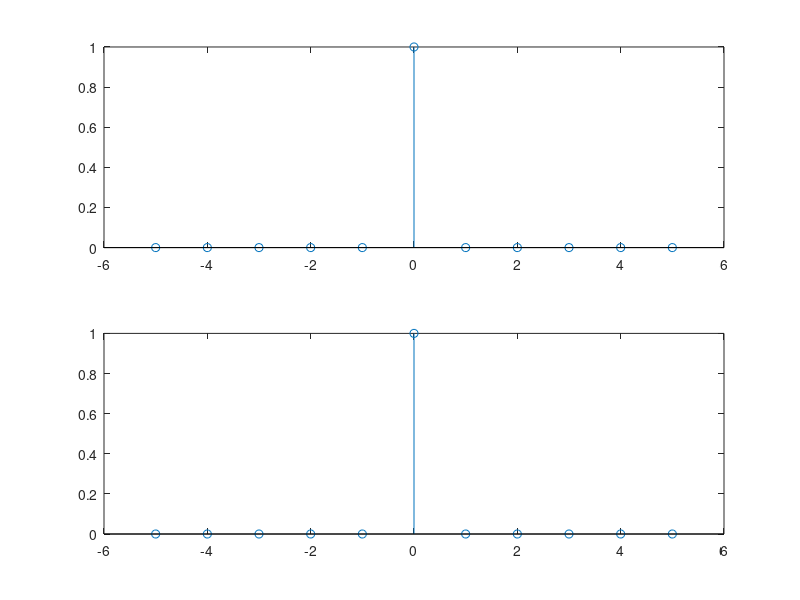

Recreate this plot in MATLAB.
clc;
clear;
X1=[-5:1:5];
x1=[zeros(1,5) 1 zeros(1,5)];
x2=[zeros(1,5) 5 zeros(1,5)];
y1=sin((pi/2)*x1);
y2=sin((pi/2)*x2);
subplot(2,1,1);
grid on;
subplot(2,1,1),stem(X1,y1);
hold on;
subplot(2,1,2),stem(X1,y2);